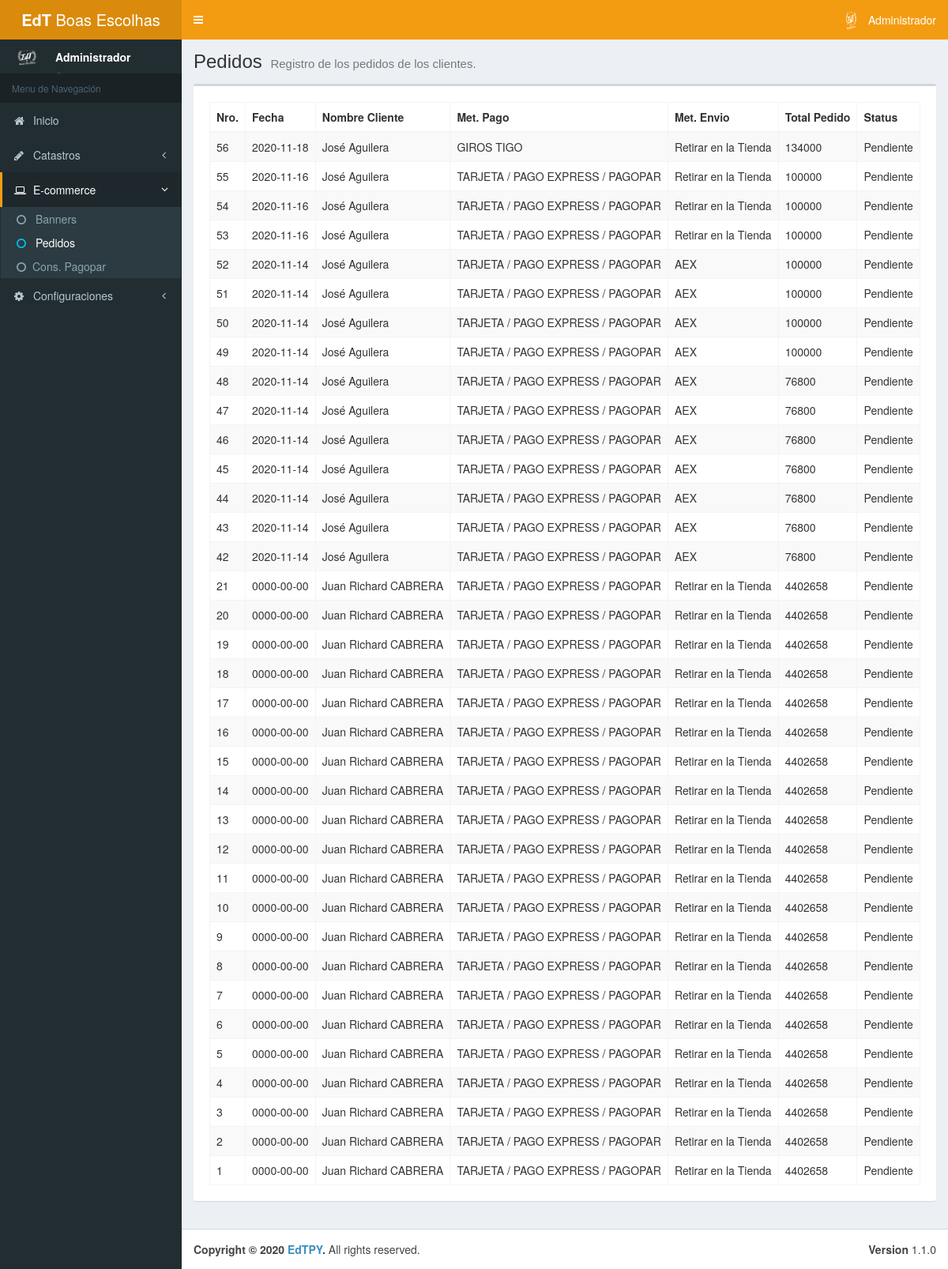
Before: /admin/pedido.php (signed in) with the older database file.
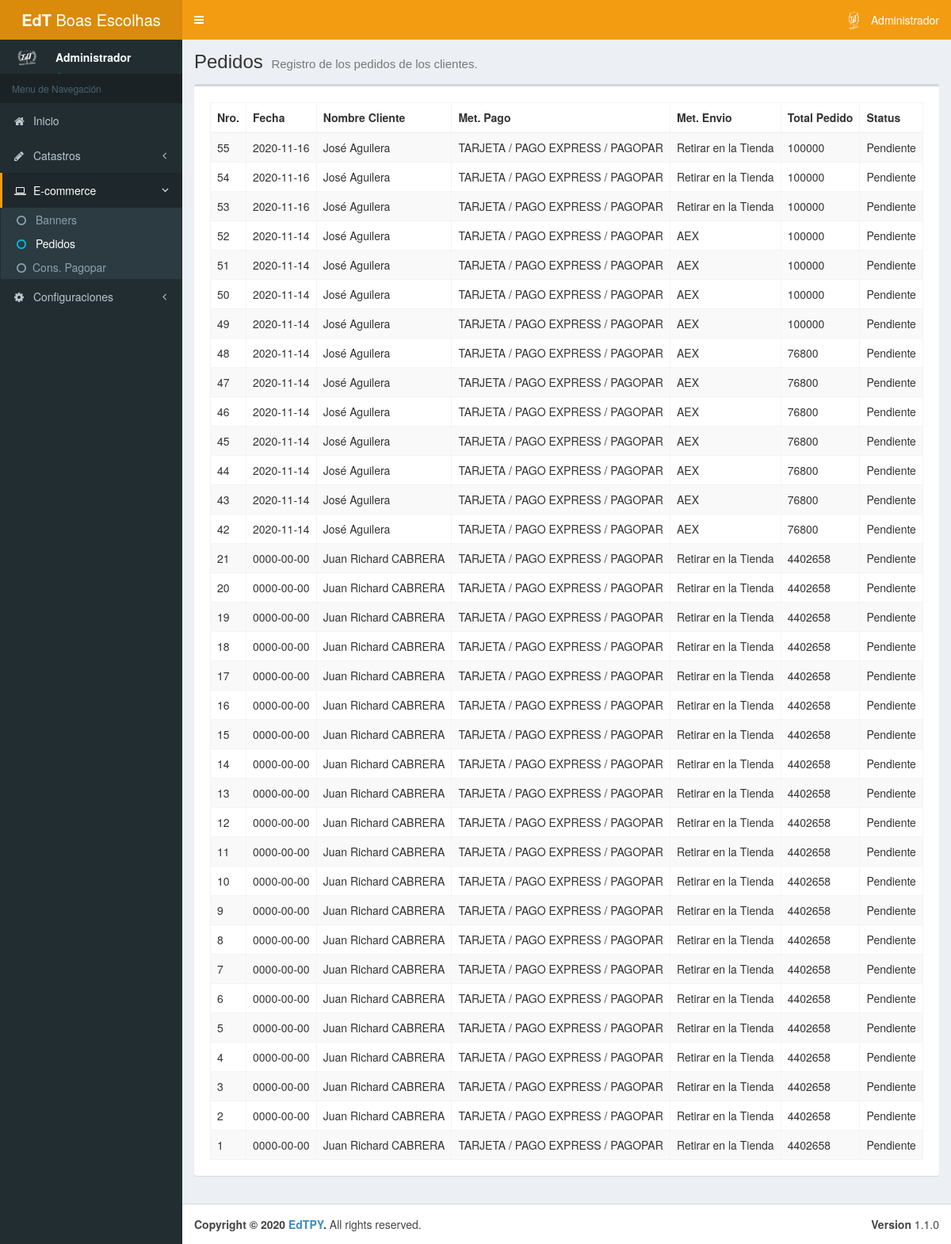
After: the same page with the newer database file.
### tables this page shows
CREATE TABLE IF NOT EXISTS `tb_pedido` (
  `id` int(11) NOT NULL AUTO_INCREMENT,
  `fecha` datetime NOT NULL DEFAULT current_timestamp(),
  `id_cliente` int(11) NOT NULL,
  `id_met_pago` int(11) NOT NULL,
  `id_met_envio` int(11) NOT NULL,
  `id_cli_direccion` int(11) NOT NULL DEFAULT 1,
  `total` double NOT NULL,
  `id_factura` int(11) DEFAULT NULL,
  `observacion` varchar(255) DEFAULT NULL,
  `total_envio` double DEFAULT NULL,
  `status` int(11) NOT NULL DEFAULT 0,
  PRIMARY KEY (`id`)
);

CREATE TABLE IF NOT EXISTS `tb_cliente` (
  `id` int(11) NOT NULL AUTO_INCREMENT,
  `nombre` varchar(80) NOT NULL,
  `apellido` varchar(80) DEFAULT NULL,
  `ruc` varchar(20) DEFAULT NULL COMMENT 'RUC, RG, CI',
  `documento` varchar(50) DEFAULT NULL,
  `razon_social` varchar(80) DEFAULT NULL,
  `mayorista` tinyint(1) NOT NULL,
  `telefono` varchar(20) DEFAULT NULL,
  `email` varchar(80) DEFAULT NULL,
  `url` varchar(80) DEFAULT NULL,
  PRIMARY KEY (`id`)
);

CREATE TABLE IF NOT EXISTS `tb_met_pago` (
  `id` int(11) NOT NULL AUTO_INCREMENT,
  `descripcion` varchar(80) NOT NULL,
  `default` int(11) DEFAULT NULL,
  `instrucciones` mediumtext DEFAULT NULL,
  PRIMARY KEY (`id`)
);

CREATE TABLE IF NOT EXISTS `tb_met_envio` (
  `id` int(11) NOT NULL AUTO_INCREMENT,
  `descripcion` varchar(80) NOT NULL,
  `costo` double DEFAULT 0,
  `default` int(11) DEFAULT 0,
  PRIMARY KEY (`id`)
);

CREATE TABLE IF NOT EXISTS `tb_ped_status` (
  `id` int(11) NOT NULL AUTO_INCREMENT,
  `descripcion` varchar(80) NOT NULL,
  PRIMARY KEY (`id`)
);

### admin/mods/server/pedido.php (called while the page is built, shortened)
<?php
	function getAllPedidos () {
		$connection = conn();
		$sql = "SELECT tb_pedido.*, tb_cliente.nombre, tb_cliente.apellido, tb_met_pago.descripcion AS MET_PAGO, tb_met_envio.descripcion AS MET_ENVIO, tb_ped_status.descripcion AS STATUS_PED FROM tb_pedido
                LEFT JOIN tb_cliente ON tb_pedido.id_cliente = tb_cliente.id
                LEFT JOIN tb_met_pago ON tb_pedido.id_met_pago = tb_met_pago.id
                LEFT JOIN tb_met_envio ON tb_pedido.id_met_envio = tb_met_envio.id
				LEFT JOIN tb_ped_status ON tb_pedido.status = tb_ped_status.id
                ORDER BY id DESC";
		$query = $connection->prepare($sql);
		$query->execute();
		if ($query->rowCount() > 0) {
			$result= $query->fetchAll();
		} else {
			$result = null;
		}
		return $result;
	}
?>

### admin/mods/objs/pedido.php (called while the page is built)
<?php
	include_once "mods/server/pedido.php";
	$pedidos = getAllPedidos();
?>

### admin/pedido.php (the view, shortened to what this page needs)
<!DOCTYPE html>
<html>
<head>
	<?php include 'includes/head.php'; ?>
</head>
<body class="hold-transition skin-yellow sidebar-mini">
	<div class="wrapper">
		<?php include 'includes/header.php'; ?>
		<?php include 'includes/aside.php'; ?>
		<?php include_once "mods/objs/pedido.php";?>
		<div class="content-wrapper">
			<section class="content-header">
				<h1>
					Pedidos
					<small>Registro de los pedidos de los clientes.</small>
				</h1>
			</section>
			<section class="content">
				<div class="box">
					<div class="box-body">
						<div class="box-body table-responsive">
							<table class="table table-striped table-bordered display nowra" id="tabladatos">
							<thead>
								<tr>
									<th>Nro.</th>
									<th>Fecha</th>
									<th>Nombre Cliente</th>
									<th>Met. Pago</th>
									<th>Met. Envio</th>
									<th>Total Pedido</th>
									<th>Status</th>
								</tr>
							</thead>
							<tbody>
                                <?php
									if ($pedidos != null) {
										foreach ($pedidos as $row) {
                                ?>
                                <tr onclick="window.location.href = 'pedido_detalle.php?pedido=<?php echo $row['id'];?>';">
                                    <td><?php echo $row['id'];?></td>
                                    <td><?php echo substr($row['fecha'], 0, 10);?></td>
									<td><?php echo $row['nombre']." ".$row['apellido'];?></td>
									<td><?php echo $row['MET_PAGO'];?></td>
                                    <td><?php echo $row['MET_ENVIO'];?></td>
                                    <td><?php echo $row['total'];?></td>
                                    <td><?php echo $row['STATUS_PED'];?></td>
								</tr>
								<?php }}?>
							</tbody>
							</table>
						</div>
					</div>
				</div>
			</section>
		</div>
		<?php include "includes/footer.php"; ?>
	</div>
</body>
</html>

Changed rows visible on the page:
removed tb_pedido: id "56", fecha "2020-11-18", id_cliente.nombre "José", id_cliente.apellido "Aguilera", id_met_pago.descripcion "GIROS TIGO", id_met_envio.descripcion "Retirar en la Tienda", total "134000", tb_ped_status.descripcion "Pendiente"
